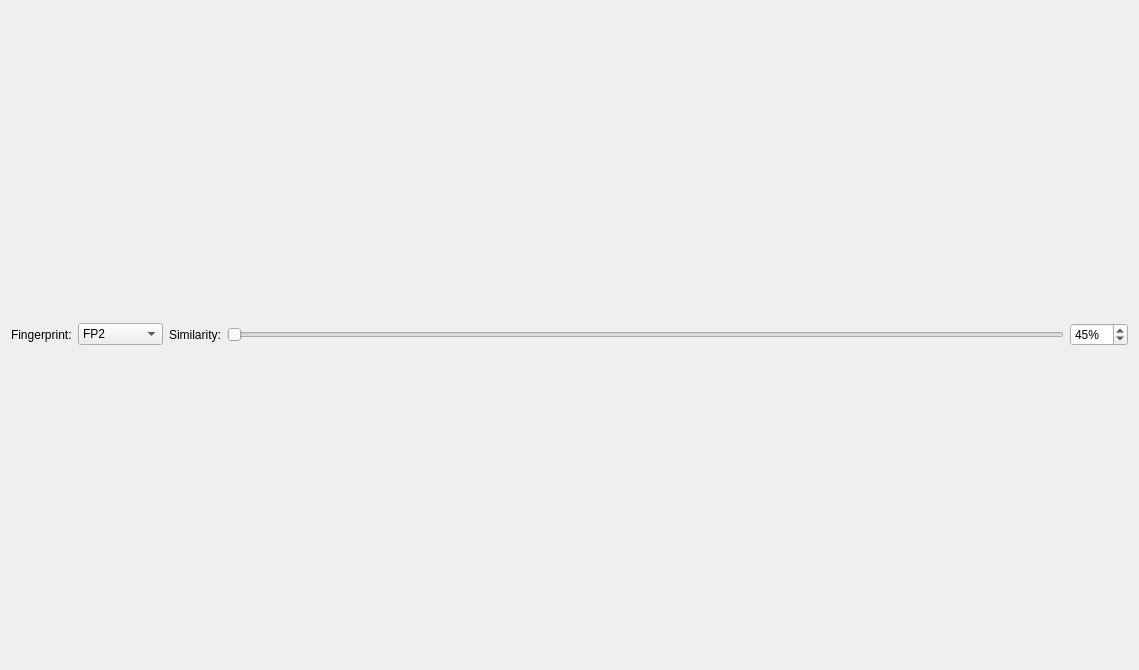
<?xml version="1.0" encoding="UTF-8"?>
<ui version="4.0">
 <class>FingerprintSimilarityDialog</class>
 <widget class="QDialog" name="FingerprintSimilarityDialog">
  <property name="geometry">
   <rect>
    <x>0</x>
    <y>0</y>
    <width>1139</width>
    <height>670</height>
   </rect>
  </property>
  <property name="windowTitle">
   <string>Fingerprint Similarity</string>
  </property>
  <layout class="QVBoxLayout" name="verticalLayout_2">
   <item>
    <layout class="QVBoxLayout" name="mainLayout">
     <item>
      <layout class="QHBoxLayout" name="controlsLayout">
       <item>
        <widget class="QLabel" name="fingerprintLabel">
         <property name="text">
          <string>Fingerprint:</string>
         </property>
        </widget>
       </item>
       <item>
        <widget class="QComboBox" name="fingerprintComboBox">
         <item>
          <property name="text">
           <string>FP2</string>
          </property>
         </item>
         <item>
          <property name="text">
           <string>PubChem</string>
          </property>
         </item>
        </widget>
       </item>
       <item>
        <widget class="QLabel" name="similarityLabel">
         <property name="text">
          <string>Similarity:</string>
         </property>
        </widget>
       </item>
       <item>
        <widget class="QSlider" name="similaritySlider">
         <property name="orientation">
          <enum>Qt::Horizontal</enum>
         </property>
        </widget>
       </item>
       <item>
        <widget class="QSpinBox" name="similaritySpinBox">
         <property name="suffix">
          <string>%</string>
         </property>
         <property name="maximum">
          <number>100</number>
         </property>
         <property name="value">
          <number>45</number>
         </property>
        </widget>
       </item>
      </layout>
     </item>
    </layout>
   </item>
  </layout>
 </widget>
 <resources/>
 <connections/>
</ui>
